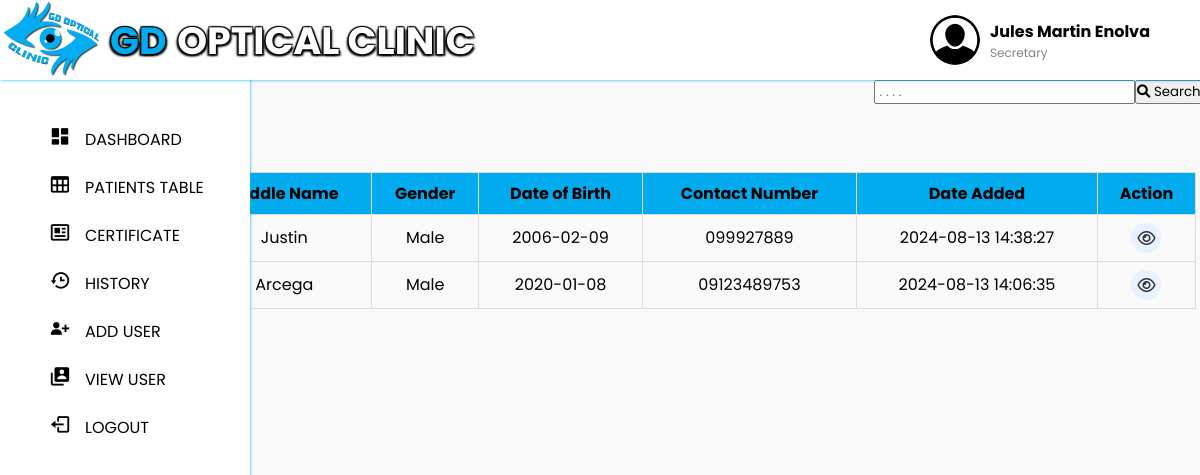
The page /doctor_history.php (signed in) on the database its author committed.
### tables this page shows
CREATE TABLE `accounts` (
  `accounts_id` int(11) NOT NULL,
  `username` varchar(50) NOT NULL,
  `password` varchar(255) NOT NULL,
  `fullname` varchar(100) NOT NULL,
  `gender` enum('male','female','other') NOT NULL,
  `birthdate` date NOT NULL,
  `address` varchar(255) NOT NULL,
  `contact_number` varchar(20) NOT NULL,
  `account_type` enum('doctor','secretary') NOT NULL DEFAULT 'secretary'
);

CREATE TABLE `patients` (
  `patients_id` int(6) NOT NULL,
  `first_name` varchar(255) NOT NULL,
  `last_name` varchar(255) NOT NULL,
  `middle_name` varchar(255) DEFAULT NULL,
  `address` varchar(255) NOT NULL,
  `medication_history` text DEFAULT NULL,
  `date_of_birth` date NOT NULL,
  `gender` varchar(10) NOT NULL,
  `contact_no` varchar(15) NOT NULL,
  `date_added` timestamp NOT NULL DEFAULT current_timestamp() ON UPDATE current_timestamp()
);

### doctor_history.php (the view, shortened to what this page needs)
<?php
include('doctor_homepage.php');
include('db.php');
$search = "";
$sql = "SELECT patients_id, last_name, first_name, middle_name, gender, date_of_birth, contact_no, date_added FROM patients
        WHERE last_name LIKE '%$search%'
        OR first_name LIKE '%$search%'
        OR middle_name LIKE '%$search%'
        OR contact_no LIKE '%$search%'
        OR date_added LIKE '%$search%'";
$result = $conn->query($sql);
?>
<!DOCTYPE html>
<html lang="en">
<head>
    <link rel="stylesheet" href="css/doctor_table.css">
    <link rel="stylesheet" href="https://cdnjs.cloudflare.com/ajax/libs/font-awesome/6.0.0-beta3/css/all.min.css">
</head>
<body>
    <form method="GET" action="">
        <input type="text" name="search" placeholder=" . . . ." value="<?php echo htmlspecialchars($search); ?>">
        <button type="submit"><i class="fa fa-search"></i> Search</button>
    </form>
    <table>
        <thead>
            <tr>
                <th>Last Name</th>
                <th>First Name</th>
                <th>Middle Name</th>
                <th>Gender</th>
                <th>Date of Birth</th>
                <th>Contact Number</th>
                <th>Date Added</th>
                <th>Action</th>
            </tr>
        </thead>
        <tbody>
            <?php
            if ($result->num_rows > 0) {
                while($row = $result->fetch_assoc()) {
                    echo "<tr>
                            <td>{$row['last_name']}</td>
                            <td>{$row['first_name']}</td>
                            <td>{$row['middle_name']}</td>
                            <td>{$row['gender']}</td>
                            <td>{$row['date_of_birth']}</td>
                            <td>{$row['contact_no']}</td>
                            <td>{$row['date_added']}</td>
                            <td>
                                <a href='doctor_history_result.php?id={$row['patients_id']}' class='action-btn view'><i class='fa fa-eye'></i></a>
                          </tr>";
                }
            } else {
                echo "<tr><td colspan='8'>No records found</td></tr>";
            }
            ?>
        </tbody>
    </table>
</body>
</html>

### doctor_homepage.php (shortened to what this page needs)
<?php
include 'db.php';
$user_fullname = '';
$user_role = '';
if (isset($_SESSION['username'])) {
    $username = $_SESSION['username'];
    $sql = "SELECT fullname, account_type FROM accounts WHERE username='$username'";
    $result = $conn->query($sql);
    if ($result->num_rows == 1) {
        $row = $result->fetch_assoc();
        $user_fullname = $row['fullname'];
        $user_role = $row['account_type'];
    }
} else {
    header("Location: login.php");
    exit();
}
?>
<!DOCTYPE html>
<html lang="en">
  <head>
    <link href="https://unpkg.com/boxicons@2.1.4/css/boxicons.min.css" rel="stylesheet" />
    <link rel="stylesheet" href="https://cdnjs.cloudflare.com/ajax/libs/font-awesome/5.15.4/css/all.min.css"/>
    <link rel="stylesheet" href="css/style.css" />
  </head>
  <body>
  <div class="user-info">
            <img src="images/user-icon.png" alt="User Icon" class="user-icon">
            <div class="user-details">
                <span class="name"><?php echo $user_fullname; ?></span>
                <span class="role"><?php echo ucfirst($user_role); ?></span>
            </div>
        </div>
    <nav class="navbar">
      <div class="logo-container">
          <img src="images/logo.png" alt="Logo">
      </div>
      <div class="text-container">
          <h2 class="text"><span class="highlight">GD</span> <span class="white-text">OPTICAL CLINIC</span></h2>
      </div>
     </nav>
     <nav class="sidebar">
      <div class="menu_content">
        <ul class="menu_items">
          <li class="item">
            <a href="doctor_dashboard.php" class="nav_link submenu_item">
              <span class="navlink_icon">
                <i class='bx bxs-dashboard'></i>
              </span>
              <span class="navlink">DASHBOARD</span>
            </a>
          </li>
          <li class="item">
            <a href="doctor_table.php" class="nav_link submenu_item">
              <span class="navlink_icon">
                <i class='bx bx-table' ></i>
              </span>
              <span class="navlink">PATIENTS TABLE</span>
            </a>
          </li>
          <li class="item">
            <a href="doctor_certificate.php" class="nav_link submenu_item">
              <span class="navlink_icon">
                <i class='bx bx-news' ></i>
              </span>
              <span class="navlink">CERTIFICATE</span>
            </a>
          </li>
          <li class="item">
            <a href="doctor_history.php" class="nav_link submenu_item">
              <span class="navlink_icon">
                <i class='bx bx-history' ></i>
              </span>
              <span class="navlink">HISTORY</span>
            </a>
          </li>
          <li class="item">
            <a href="add_user_secretary.php" class="nav_link submenu_item">
              <span class="navlink_icon">
                <i class='bx bxs-user-plus' ></i>
              </span>
              <span class="navlink">ADD USER</span>
            </a>
          </li>
          <li class="item">
            <a href="doctor_users.php" class="nav_link submenu_item">
              <span class="navlink_icon">
                <i class='bx bxs-user-account' ></i>
              </span>
              <span class="navlink">VIEW USER</span>
            </a>
          </li>
          <li class="item">
            <a href="gdopticalclinic.php" class="nav_link submenu_item">
              <span class="navlink_icon">
              <i class='bx bx-log-out' ></i>
              </span>
              <span class="navlink">LOGOUT</span>
            </a>
          </li>
    </nav>
  </body>
</html>

### css/style.css (style rules this page uses)
* { margin: 0; padding: 0; box-sizing: border-box; font-family: "Poppins", sans-serif; }
:root { --white-color: #fff; --blue-color: #4070f4; --grey-color: #707070; --grey-color-light: #aaa; }
body { background-color: #e7f2fd; transition: all 0.5s ease; }
.navbar { position: fixed; top: 0; width: 100%; left: 0; background-color: var(--white-color); display: flex; align-items: center; justify-content: space-between; padding: 40px 0px; z-index: 1000; box-shadow: 0 0 3px #01abee; }
.logo-container { position: fixed; top: -12px; left: 2px; z-index: 1100; }
.logo-container img { width: 150px; height: auto; }
.user-info { display: flex; align-items: center; position: fixed; top: 15px; right: 50px; z-index: 1100; }
.user-icon { width: 50px; height: 50px; border-radius: 50%; margin-right: 10px; }
.user-details { display: flex; flex-direction: column; align-items: flex-start; }
.user-details .name { font-weight: bold; }
.user-details .role { font-size: 12px; color: gray; }
.navbar img { width: 100px; height: 100px; object-fit: cover; border-radius: 0%; }
.text { font-family: "Swis721 Blk BT", sans-serif; font-size: 38px; color: #01abee; text-transform: uppercase; text-shadow: -1px -1px 1px #000, 1px -1px 1px #000, -2px 2px 2px #000, 2px 2px 2px #000; }
.text-container { position: absolute; top: 12px; left: 110px; z-index: 1000; }
.highlight { color: #01abee; }
.white-text { color: #ffffff; }
body { display: flex; justify-content: center; align-items: center; height: 100vh; margin: -280px; font-family: Arial, sans-serif; background-color: #f0f2f5; overflow: hidden; }
.sidebar { background-color: var(--white-color); width: 250px; position: fixed; top: 15px; left: 0; height: 100%; padding: 100px 20px; z-index: 100; overflow-y: scroll; box-shadow: 0 0 3px #01abee; transition: all 0.5s ease; }
.menu_content { position: relative; }
.menu_items { padding: 0; list-style: none; }
.navlink_icon { position: relative; font-size: 22px; min-width: 50px; line-height: 40px; display: inline-block; text-align: center; border-radius: 6px; }
.navlink_icon::before { content: ""; position: absolute; height: 100%; width: calc(100% + 100px); left: -20px; }
.sidebar .nav_link { display: flex; align-items: center; width: 100%; padding: 4px 15px; border-radius: 8px; text-decoration: none; color: #000000; white-space: nowrap; }
.submenu_item { cursor: pointer; }

### css/doctor_table.css (style rules this page uses)
body { display: flex; position: absolute; top: 15%; right: 22%; padding: 20px; font-family: Arial, sans-serif; background-color: #f9f9f9; }
table { width: 1300px; border-collapse: collapse; }
th, td { border: 1px solid #ddd; padding: 8px; text-align: center; }
th { background-color: #01abee; }
form { display: flex; position: absolute; top: 30%; right: 1%; }
.action-btn { display: inline-flex; align-items: center; justify-content: center; width: 30px; height: 30px; border: none; background: #f1f1f1; color: #333; border-radius: 50%; cursor: pointer; text-align: center; margin: 0 5px; text-decoration: none; }
.action-btn i { font-size: 16px; }
.action-btn.view { background: #e7f1ff; }

### rows shown on the page
accounts: fullname "Jules Martin Enolva", account_type "Secretary"
patients: middle_name "Justin", gender "Male", date_of_birth "2006-02-09", contact_no "099927889", date_added "2024-08-13 14:38:27"
patients: middle_name "Arcega", gender "Male", date_of_birth "2020-01-08", contact_no "09123489753", date_added "2024-08-13 14:06:35"
